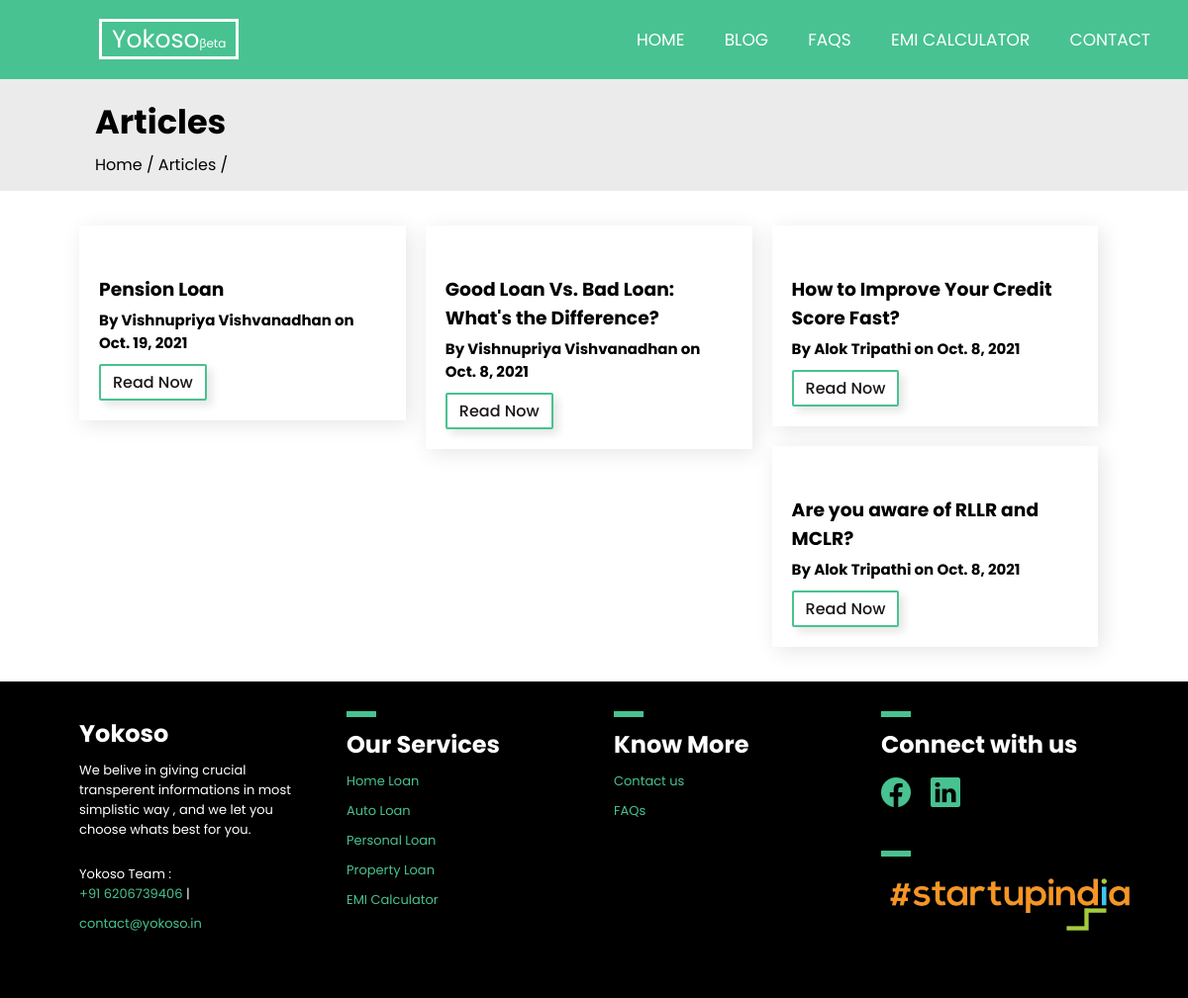
Screenshot of /blog/ with the database file from the repository.
### Subapp01/models.py (models this page shows, shortened)
class Post(models.Model):
    STATUS_CHOICES=(('Draft','Draft'),('Published','Published'),)
    title=models.CharField(max_length=250,unique=True)
    meta = models.TextField(blank=True)
    date=models.DateField(auto_now=True)
    content=RichTextField(blank=True,null=True)
    author=models.ForeignKey(Profile,on_delete=models.CASCADE)
    slug=models.SlugField(unique=True)
    status=models.CharField(max_length=10,choices=STATUS_CHOICES,default='Draft')
    category=models.ManyToManyField(Category,related_name='category')
    image=models.ImageField(upload_to='images/',blank=True)

class Profile(models.Model):
    Gender = models.CharField(max_length=20,null = True)
    phone = models.CharField(max_length=100)
    Location = models.CharField(max_length=100)
    username = models.ForeignKey(User , on_delete = models.CASCADE)
    def __str__(self):
        return str(self.username.first_name) + " " + str(self.username.last_name)

### Subapp01/views.py (the view)
# urls.py: path('blog/', articleHome , name = 'articleHome'),
def articleHome(request):
    posts = Post.objects.filter(status='Published').order_by('date')[::-1]
    return render(request, 'app/Articles/articlesHome.html', {'posts': posts})

### templates/app/Articles/articlesHome.html (shortened to what this page needs)
{% extends "base.html" %} {% load static %}  {% block css %}
<link rel="stylesheet" href="{% static 'css/articles/article.css' %}" />
<link
  rel="stylesheet"
  href="https://cdn.jsdelivr.net/gh/devicons/devicon@v2.12.0/devicon.min.css"
/>
{% endblock %} {% block body %}
<div class="header_banner">
  <h2>Articles</h2>
  <p>Home / Articles / {{category}} </p>
</div>
<div class="cardContainer">
    {% for i in posts %}
  <div class="card">
    <div class="detail">
        <h3>{{i.title}}</h3>
        <p><b>By {{i.author }} on {{i.date}} </b></p>
        <a href="{% url 'articleView' slug=i.slug %}"><button class="btn_1">Read Now</button></a>
    </div>
  </div>
  {% endfor %}
</div>
{% include 'footer.html' %}
{% endblock %}

### templates/base.html (shortened to what this page needs)
<!DOCTYPE html>
<html lang="us" dir="ltr">
{% load static %}
<head>
  <link rel="stylesheet" href="{% static 'css/index.css' %}">
  <link rel="stylesheet" href="https://cdn.jsdelivr.net/npm/bootstrap-icons@1.5.0/font/bootstrap-icons.css">
  {% block css %}{% endblock %}
<body>
  <nav>
    <label class="logo" ><a href="{% url 'home' %}" style="color: #fff!important;">Yokoso<span style="font-size:12px;">&#946;eta</span></a></label>
    <ul>
      <li><a class="" href="{% url 'home' %}">Home</a></li>
      <li><a class="" href="{% url 'articleHome' %}">Blog</a></li>
      <li><a href="/FAQs/personal-loan">FAQs</a>
      </li>
      <li><a class="" href="{% url 'emi' %}">EMI Calculator</a></li>
      <li><a href="{% url 'contact' %}">Contact</a></li>
    </ul>
  </nav>
  {% block body %} {% endblock %}
</body>
</html>

### templates/footer.html
<div class="footer_wrapper">
  <div class="footer_container">
    <div class="footer_child">
      <h2>Yokoso</h2>
      <p>
        We belive in giving crucial transperent informations in most simplistic
        way , and we let you choose whats best for you.
      </p>
      <br />
      {% load static %}
      <p>
        Yokoso Team : <br />
        <a href="tel:+91 6206739406">+91 6206739406</a> |
        <a href="mailto:contact@yokoso.in">contact@yokoso.in</a>
      </p>
      <br />
    </div>
    <div class="footer_child jio">
      <hr />
      <h2>Our Services</h2>
    <a href="/FAQs/home-loan">Home Loan</a>
    <a href="/FAQs/auto-loan">Auto Loan</a>
    <a href="/FAQs/personal-loan">Personal Loan</a>
    <a href="/FAQs/property-loan">Property Loan</a>
      <a href="{% url 'emi' %}">EMI Calculator</a>
    </div>
    <div class="footer_child jio">
      <hr />
      <h2>Know More</h2>
      <a href="{% url 'contact' %}">Contact us</a>
      <a href="/FAQs/personal-loan">FAQs</a>
    </div>
    <div class="footer_child">
      <hr />
      <h2>Connect with us</h2>
      <div class="contact_icons">
        <div class="ico">
          <a href="https://www.facebook.com/yokoso.in"
            ><i class="bi bi-facebook"></i
          ></a>
        </div>
        <div class="ico">
          <a href="https://www.linkedin.com/company/welcome2yokoso/"
            ><i class="bi bi-linkedin"></i
          ></a>
        </div>
      </div>
      <br />
      <hr />
      <div class="">
        <img src="{% static 'images/startup.png' %}" alt="Startup" style="width:260px;height:auto;" />
      </div>
    </div>
  </div>
</div>

### static/css/index.css (style rules this page uses)
* { margin: 0; padding: 0; box-sizing: border-box; text-decoration: none; font-family: "Poppins", sans-serif; }
img { pointer-events: none; }
html { scroll-behavior: smooth; }
nav { background: #48c290; height: 80px; width: 100%; z-index: 10; }
label.logo { color: white; font-size: 25px; line-height: 80px; margin: 0 100px; padding: 0px 10px; border: 3px solid #fff; cursor: pointer; }
nav ul { float: right; margin-right: 20px; }
nav ul li { display: inline-block; line-height: 80px; margin: 0 5px; }
nav ul li a { color: white; font-size: 17px; padding: 7px 13px; border-radius: 3px; text-transform: uppercase; }
.footer_wrapper { background-color: #000; color: white; padding: 30px 0px; }
.footer_container { width: 90%; height: auto; margin: 0 auto; display: flex; justify-content: space-between; }
.footer_container a { color: white; text-decoration: none; }
.footer_container hr { width: 30px; height: 6px; border: none; background: #48c290; margin-bottom: 10px; }
.footer_child h2 { margin-bottom: 10px; }
.footer_container .footer_child { width: 25%; padding: 0 20px; }
.footer_child p, .footer_child a { font-size: 13px; }
.footer_child a { margin-bottom: 10px; display: block; color: #48c290; }
.contact_icons { display: flex; width: 80%; justify-content: flex-start; }
.contact_icons .ico i { font-size: 30px; margin: 0 20px 0 0; }
.footer_child:nth-child(1) a { display: inline-block; }

### static/css/articles/article.css (style rules this page uses)
.header_banner { background: #ebebeb; padding: 14px 8%; }
.header_banner h2 { font-size: 2.1em; }
.cardContainer:after { content: ""; display: table; clear: both; }
.cardContainer { width: 90%; height: auto; margin: 25px auto; padding: 0 10px; }
.card { float: left; width: calc(33% - 20px); padding: 20px; margin: 10px 10px; height: auto; min-height: 100px; display: flex; justify-content: space-between; cursor: arrow; box-shadow: 4px 4px 20px rgba(0, 0, 0, 0.1); overflow:hidden; }
.card { display: block; }
.card .detail { text-align: left; }
.card p { font-size: 15px; }
.card h3 { margin: 5px 0px; }
.btn_1 { margin-top: 10px; margin-right: 20px; padding: 4px 12px; color: rgb(27, 22, 22); cursor: pointer !important; border: none; border-radius: 2px; font-size: 16px; font-weight: 500; border: 2px solid #48c290; background: transparent; box-shadow: 5px 5px 8px rgba(0, 0, 0, 0.1); }
.detail button { display: block; }
.article_view h1,h2,h3,h4,h5,h6 { margin: 5px 0px; }

### rows the page displays
Post: title "Pension Loan", author "Vishnupriya Vishvanadhan", date "Oct. 19, 2021"
Post: title "Good Loan Vs. Bad Loan: What's the Difference?", author "Vishnupriya Vishvanadhan", date "Oct. 8, 2021"
Post: title "How to Improve Your Credit Score Fast?", author "Alok Tripathi", date "Oct. 8, 2021"
Post: title "Are you aware of RLLR and MCLR?", author "Alok Tripathi", date "Oct. 8, 2021"
